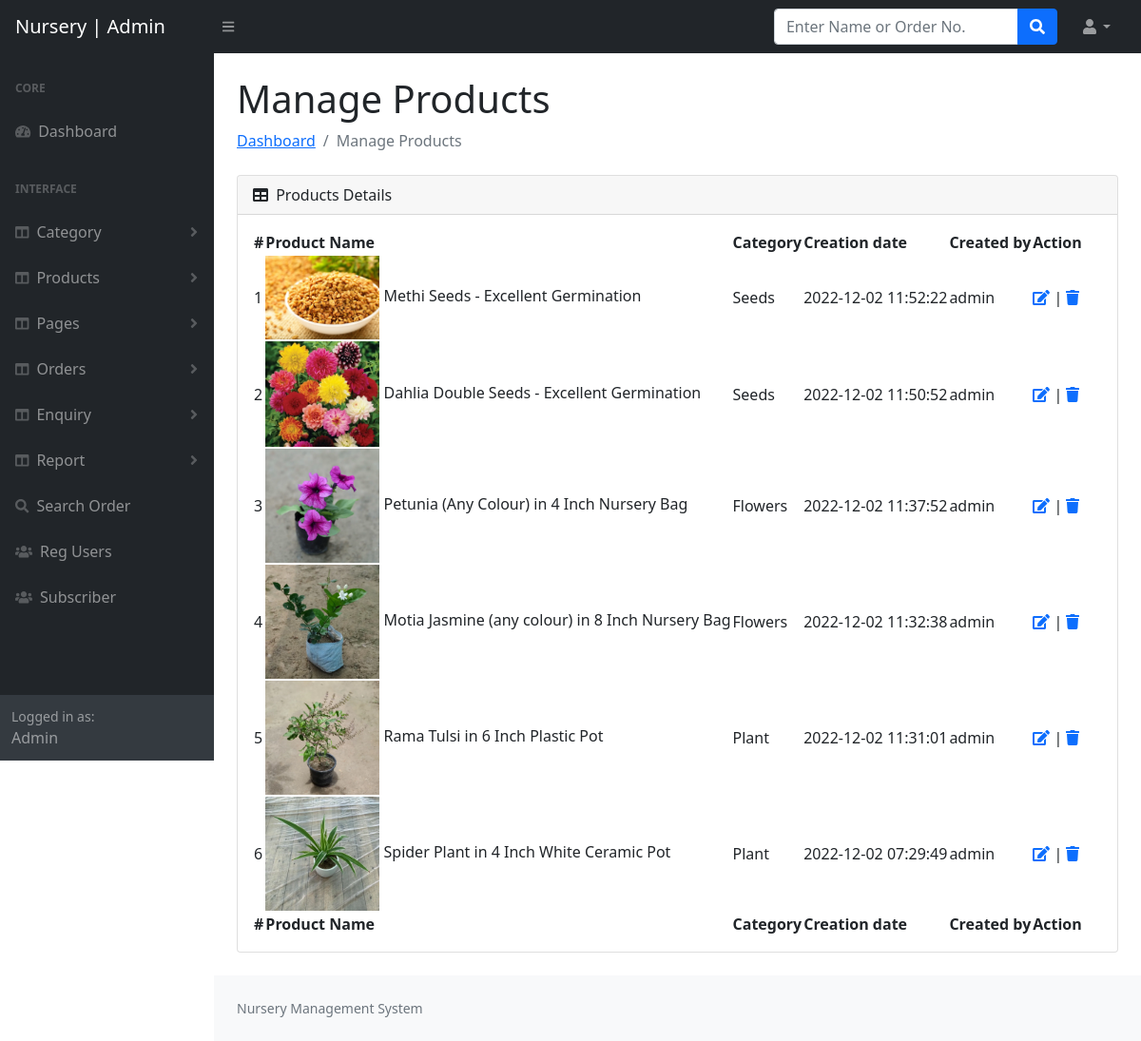
Page /admin/manage-products.php (signed in) on the committed database.
### tables this page shows
CREATE TABLE `tblproducts` (
  `ID` int(5) NOT NULL,
  `category` int(5) DEFAULT NULL,
  `productName` varchar(250) DEFAULT NULL,
  `productweight` varchar(100) DEFAULT NULL,
  `productPrice` decimal(10,0) DEFAULT NULL,
  `productDescription` mediumtext DEFAULT NULL,
  `productInstruction` mediumtext DEFAULT NULL,
  `shippingCharge` decimal(10,0) DEFAULT NULL,
  `productAvailability` varchar(50) DEFAULT NULL,
  `productImage1` varchar(250) DEFAULT NULL,
  `productImage2` varchar(250) DEFAULT NULL,
  `productImage3` varchar(250) DEFAULT NULL,
  `addedBy` varchar(250) DEFAULT NULL,
  `CreationDate` timestamp NULL DEFAULT current_timestamp()
);

CREATE TABLE `tblcategory` (
  `ID` int(5) NOT NULL,
  `CategoryName` varchar(250) DEFAULT NULL,
  `CategoryDescription` mediumtext DEFAULT NULL,
  `CreatedBy` varchar(250) DEFAULT NULL,
  `CreationDate` timestamp NULL DEFAULT current_timestamp()
);

### admin/manage-products.php (the view, shortened to what this page needs)
<?php
include_once('includes/config.php');
if (strlen($_SESSION['aid']==0)) {
  header('location:logout.php');
  }
  else{
?>
<!DOCTYPE html>
<html lang="en">
    <head>
        <link href="https://cdn.jsdelivr.net/npm/simple-datatables@latest/dist/style.css" rel="stylesheet" />
        <link href="css/styles.css" rel="stylesheet" />
    </head>
    <body class="sb-nav-fixed">
 <?php include_once('includes/header.php');?>
        <div id="layoutSidenav">
       <?php include_once('includes/sidebar.php');?>
            <div id="layoutSidenav_content">
                <main>
                    <div class="container-fluid px-4">
                        <h1 class="mt-4">Manage Products</h1>
                        <ol class="breadcrumb mb-4">
                            <li class="breadcrumb-item"><a href="index.html">Dashboard</a></li>
                            <li class="breadcrumb-item active">Manage Products</li>
                        </ol>
                        <div class="card mb-4">
                            <div class="card-header">
                                <i class="fas fa-table me-1"></i>
                               Products Details
                            </div>
                            <div class="card-body">
                                <table id="datatablesSimple">
                                    <thead>
                                        <tr>
                                        <th>#</th>
                                            <th>Product Name</th>
                                            <th>Category</th>
                                            <th>Creation date</th>
                                            <th>Created by</th>
                                            <th>Action</th>
                                        </tr>
                                    </thead>
                                    <tfoot>
                                        <tr>
                                        <th>#</th>
                                            <th>Product Name</th>
                                            <th>Category</th>
                                            <th>Creation date</th>
                                            <th>Created by</th>
                                            <th>Action</th>
                                        </tr>
                                    </tfoot>
                                    <tbody>
<?php $query=mysqli_query($con,"select tblproducts.ID as pid,tblproducts.CreationDate,tblproducts.productImage1,tblproducts.productName,tblcategory.categoryName,tbladmin.username from tblproducts join tblcategory on tblproducts.category=tblcategory.ID join tbladmin on tbladmin.ID=tblproducts.addedBy order by pid desc");
$cnt=1;
while($row=mysqli_fetch_array($query))
{
?>
                                <tr>
                                            <td><?php echo htmlentities($cnt);?></td>
                                            <td><img src="productimages/<?php echo htmlentities($row['productImage1']);?>" width="120">
                                                <?php echo htmlentities($row['productName']);?></td>
                                            <td><?php echo htmlentities($row['categoryName']);?></td>
                                            <td> <?php echo htmlentities($row['CreationDate']);?></td>
                                            <td><?php echo htmlentities($row['username']);?></td>
                                            <td>
                                            <a href="edit-product.php?id=<?php echo $row['pid']?>"><i class="fas fa-edit"></i></a> |
                                            <a href="manage-products.php?id=<?php echo $row['pid']?>&del=delete" onClick="return confirm('Are you sure you want to delete?')"><i class="fa fa-trash" aria-hidden="true"></i></a></td>
                                        </tr>
                                        <?php $cnt=$cnt+1; } ?>
                                    </tbody>
                                </table>
                            </div>
                        </div>
                    </div>
                </main>
<?php include_once('includes/footer.php');?>
            </div>
        </div>
    </body>
</html>
<?php }  ?>

### rows in the picture
tblproducts: productImage1 (picture), productName "Methi Seeds - Excellent Germination", tblcategory.CategoryName "Seeds", CreationDate "2022-12-02 11:52:22", tbladmin.UserName "admin"
tblproducts: productImage1 (picture), productName "Dahlia Double Seeds - Excellent Germination", tblcategory.CategoryName "Seeds", CreationDate "2022-12-02 11:50:52", tbladmin.UserName "admin"
tblproducts: productImage1 (picture), productName "Petunia (Any Colour) in 4 Inch Nursery Bag", tblcategory.CategoryName "Flowers", CreationDate "2022-12-02 11:37:52", tbladmin.UserName "admin"
tblproducts: productImage1 (picture), productName "Motia Jasmine (any colour) in 8 Inch Nursery Bag", tblcategory.CategoryName "Flowers", CreationDate "2022-12-02 11:32:38", tbladmin.UserName "admin"
tblproducts: productImage1 (picture), productName "Rama Tulsi in 6 Inch Plastic Pot", tblcategory.CategoryName "Plant", CreationDate "2022-12-02 11:31:01", tbladmin.UserName "admin"
tblproducts: productImage1 (picture), productName "Spider Plant in 4 Inch White Ceramic Pot", tblcategory.CategoryName "Plant", CreationDate "2022-12-02 07:29:49", tbladmin.UserName "admin"
